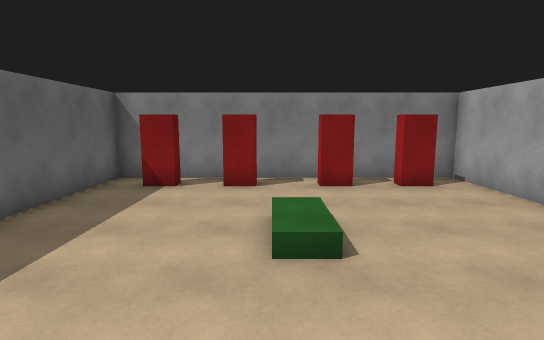
[1] (above)

12 first-person views from a walk through a Unity game level. The camera is 1.5 m above the floor, tilts 8° down and sees 80° across. The floor is counted in squares, 1 m on a side. Each view is taken from the middle of a square. On the plan, view 1 faces up. The plan holds only what a view shows up to about 15 squares ahead; the rest is blank. The player character is not drawn.

[2]
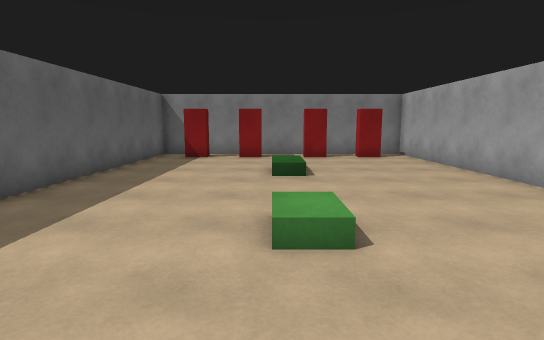

[3]
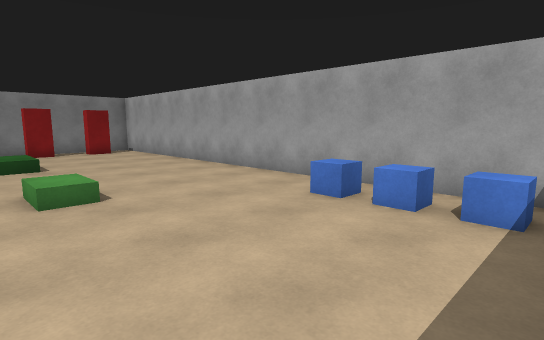

[4]
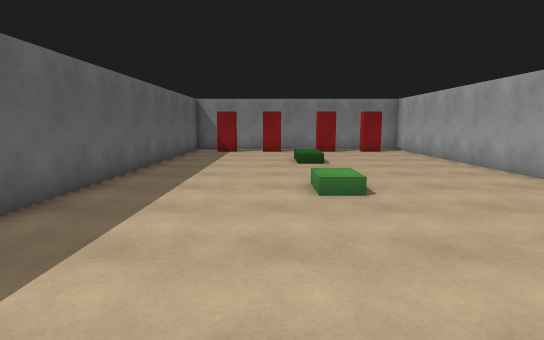

[5]
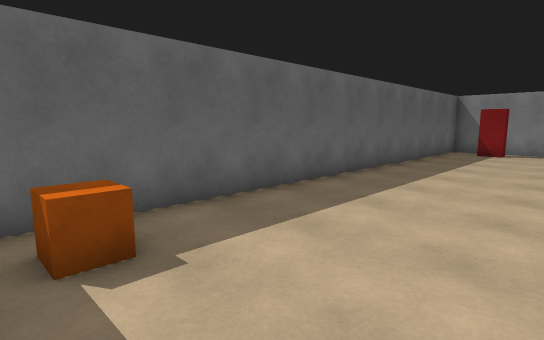

[6]
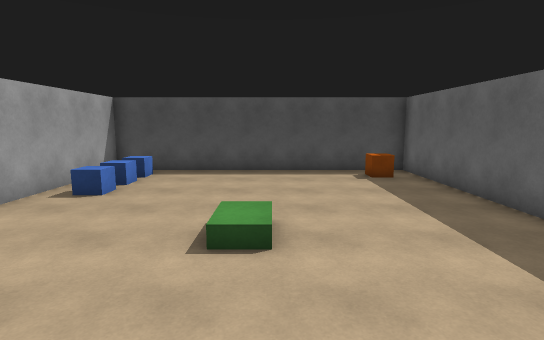

[7]
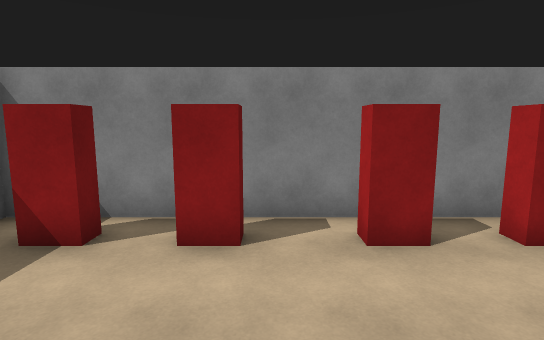

[8]
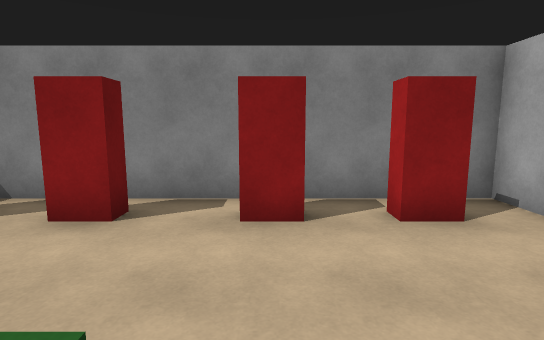

[9]
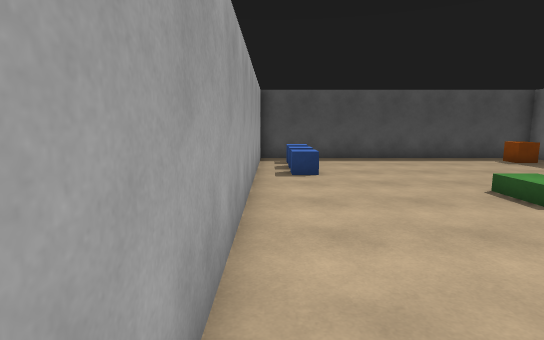

[10]
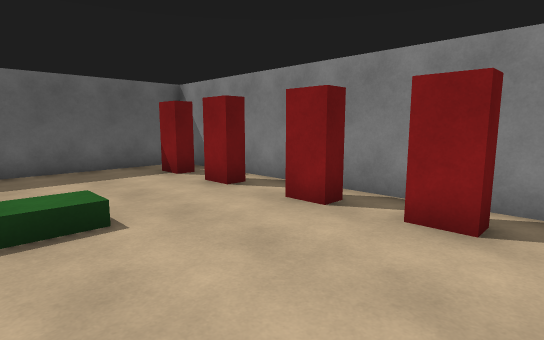

[11]
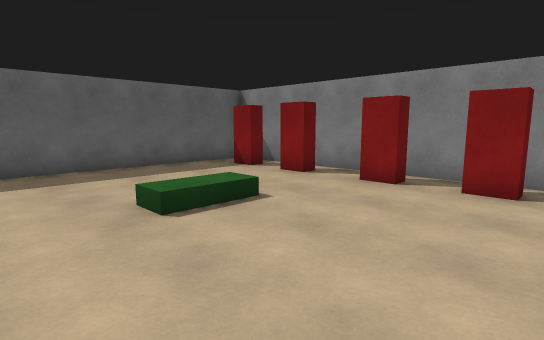

[12]
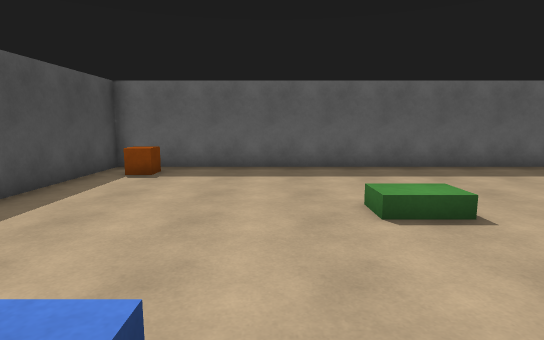

### Floor plan
Key: @ floor where view 1 was taken; # wall or solid block; . floor; / step, stairs or slope; O other object.
Columns run from 6 left of view 1 to 7 right of it. Each row starts with its distance up from view 1.
 12 ##############
 11 #............#
 10 #.#..#..#.#..#
  9 #............#
  8 #............#
  7 #............#
  6 #.....//.....#
  5 #.....//.....#
  4 #............#
  3 #............#
  2 #............#
  1 #............#
  0 #.....@/.....#
 -1 #.....//.....#
 -2 #............#
 -3 #............#
 -4 #..........O.#
 -5 #..........O.#
 -6 #..........O.#
 -7 #.O........O.#
 -8 #............#
 -9 ##############

Where each view was taken, in squares from view 1:
view 1: 0 up, 0 right, facing up
view 2: 5 down, 0 right, facing up
view 3: 8 down, 1 left, facing up-right
view 4: 8 down, 1 left, facing up
view 5: 8 down, 0 right, facing up-left
view 6: 5 up, 0 right, facing down
view 7: 5 up, 0 right, facing up
view 8: 5 up, 2 right, facing up
view 9: 6 up, 6 right, facing down
view 10: 5 up, 6 right, facing up-left
view 11: 2 up, 6 right, facing up-left
view 12: 3 down, 6 right, facing left
